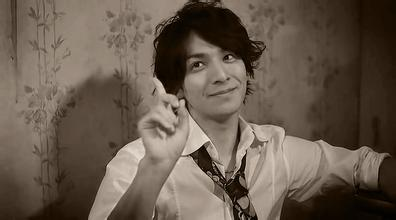
#> input picture res/toma.jpg, 396 x 220 px
$ python histogram.py
#> lines starting #> are read from the running program, lines starting #| are printed output that depends on the picture
import cv2 as cv
import os
import numpy as np
import matplotlib.pyplot as plt


def cv_show(name, src):
    cv.imshow(name, src)
    cv.waitKey(0)
    cv.destroyAllWindows()


if __name__ == "__main__":

    root_dir = os.path.dirname(os.path.abspath('.'))  # 获取当前文件(这里是指run_report.py)所在目录的父目录的绝对路径,也就是项目所在路径E:\DDT_Interface
    img_toma_dir = root_dir + '/res/toma.jpg'  # 根据项目所在路径，找到用例所在的相对项目的路径

    img = cv.imread(img_toma_dir, cv.IMREAD_GRAYSCALE)
#> img: shape (220, 396); min 0, max 236, mean 92.6
    hist = cv.calcHist([img], [0], None, [256], [0, 256])
#> hist = 256 values, max 1014 at index 133, min 0 at index 232, mean 340.3
    # print(hist)
    # plt.axis([0, 255, 0, np.max(hist)])

    equalize_hist = cv.equalizeHist(img)
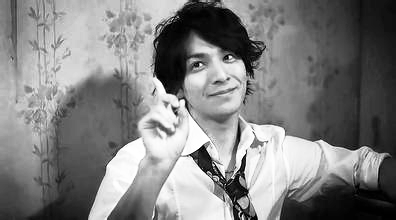
#> equalize_hist: shape (220, 396); min 0, max 255, mean 128.1
    plt.subplot(221), plt.hist(img.flatten(), 256)
    plt.subplot(222), plt.hist(equalize_hist.ravel(), 256)
    plt.show()
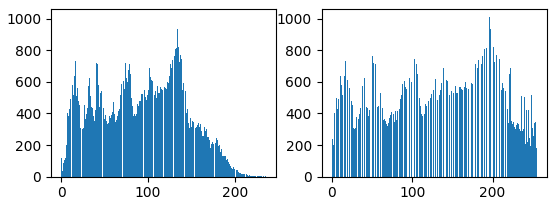
#> figure drawn by matplotlib, 2 panels; panel 1: tallest bar 1014 high, from x = 132.8 to 133.7; panel 2: tallest bar 1014 high, from x = 195.2 to 196.2

    cv_show("origin_hist", np.hstack((img, equalize_hist)))
#> in cv_show, `cv.imshow(name, src)`:
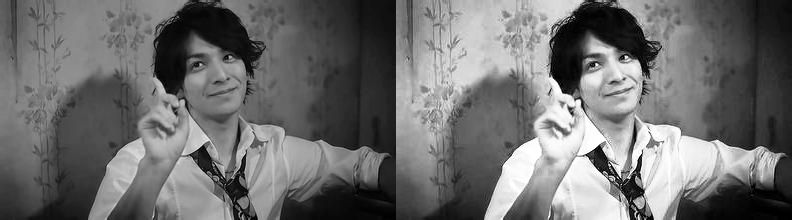
#> window 'origin_hist': shape (220, 792); min 0, max 255, mean 110.3

    clahe = cv.createCLAHE(clipLimit=2.0, tileGridSize=(9, 9))
    res_clach = clahe.apply(img)
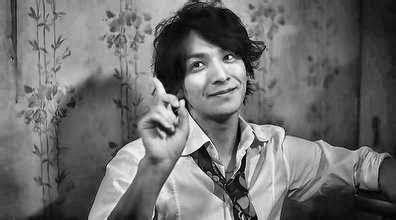
#> res_clach: shape (220, 396); min 1, max 253, mean 109.6


    # 三通道直方图
    colors = ('b', 'g', 'r')
    img = cv.imread(img_toma_dir)
#> img is the input picture: shape (220, 396, 3); mean B, G, R 77, 89.7, 103.3
    for i, color in enumerate(colors):
        calc_hist = cv.calcHist([img], [i], None, [256], [0, 256])
        plt.plot(calc_hist, color=color)
        plt.xlim([0, 256])

    # [16 lines of commented-out code are left out]
    plt.show()
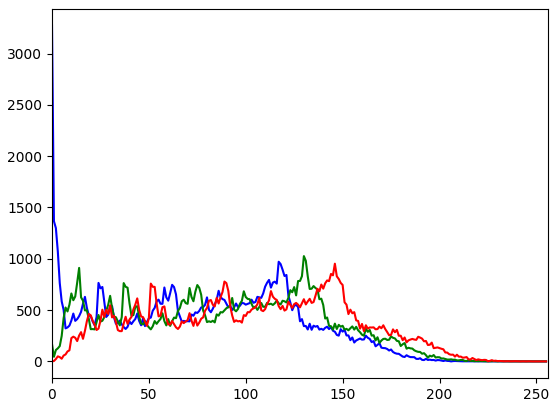
#> figure drawn by matplotlib, 1 panel; curve peaks at x = 0, y = 3274; curve peaks at x = 130, y = 1026; curve peaks at x = 146, y = 952

$ run again, with res/target.png saved as res/toma.jpg
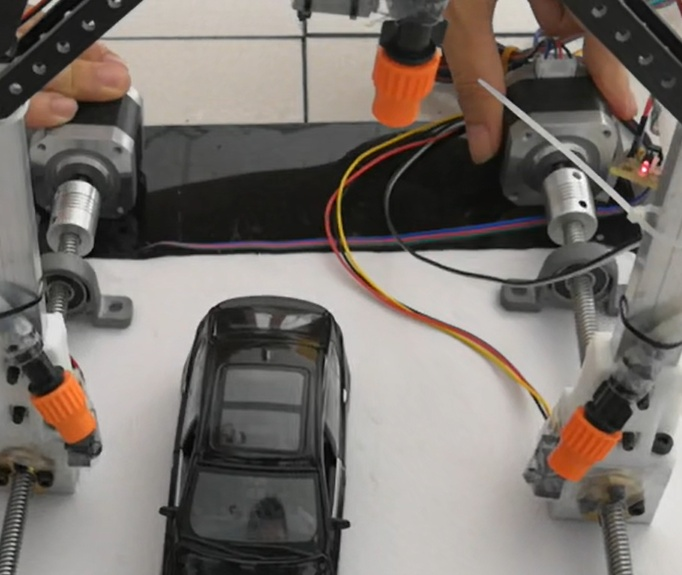
#> input picture res/target.png, 682 x 575 px
#> hist = 256 values, max 5783 at index 198, min 0 at index 0, mean 1531.8
#> in cv_show, `cv.imshow(name, src)`:
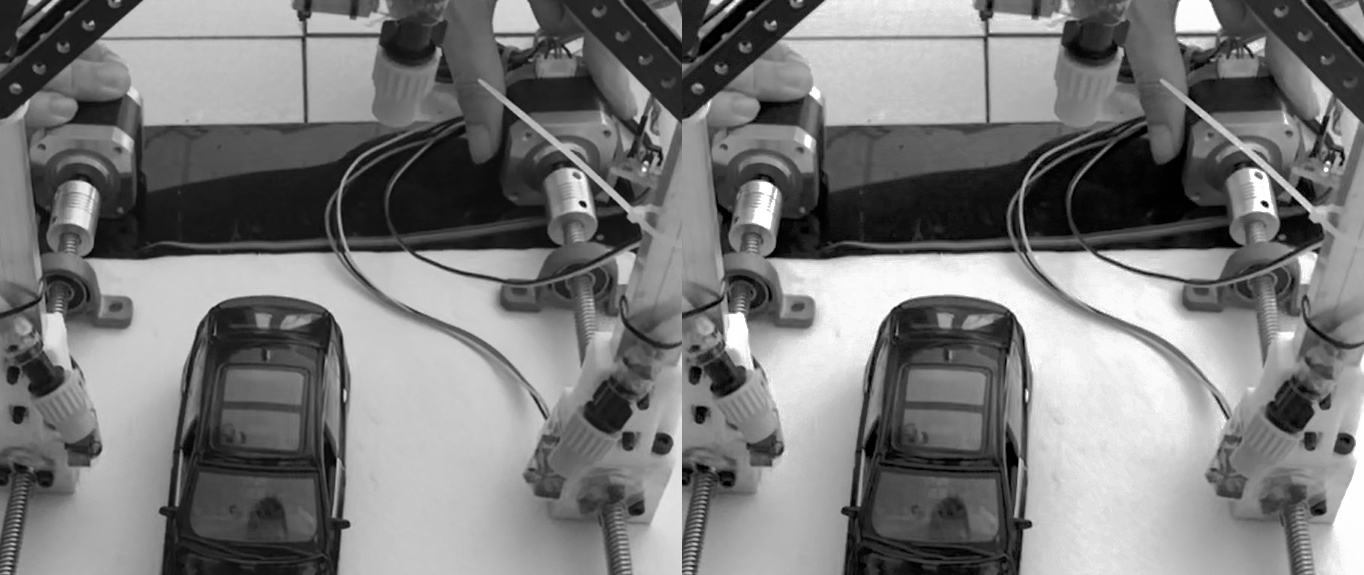
#> window 'origin_hist': shape (575, 1364); min 0, max 255, mean 121.9
#> img is the input picture: shape (575, 682, 3); mean B, G, R 108.4, 114, 121.1
#> `plt.show()`:
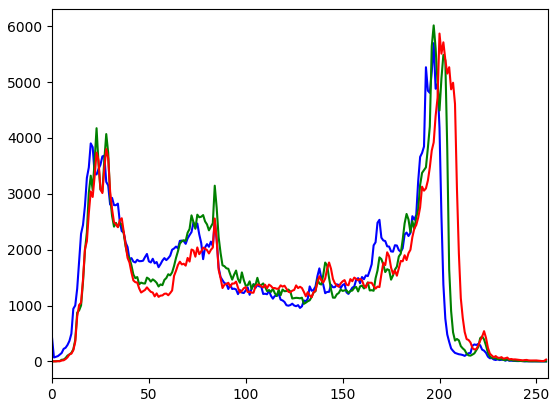
#> figure drawn by matplotlib, 1 panel; curve peaks at x = 197, y = 5696; curve peaks at x = 197, y = 6014; curve peaks at x = 200, y = 5868
